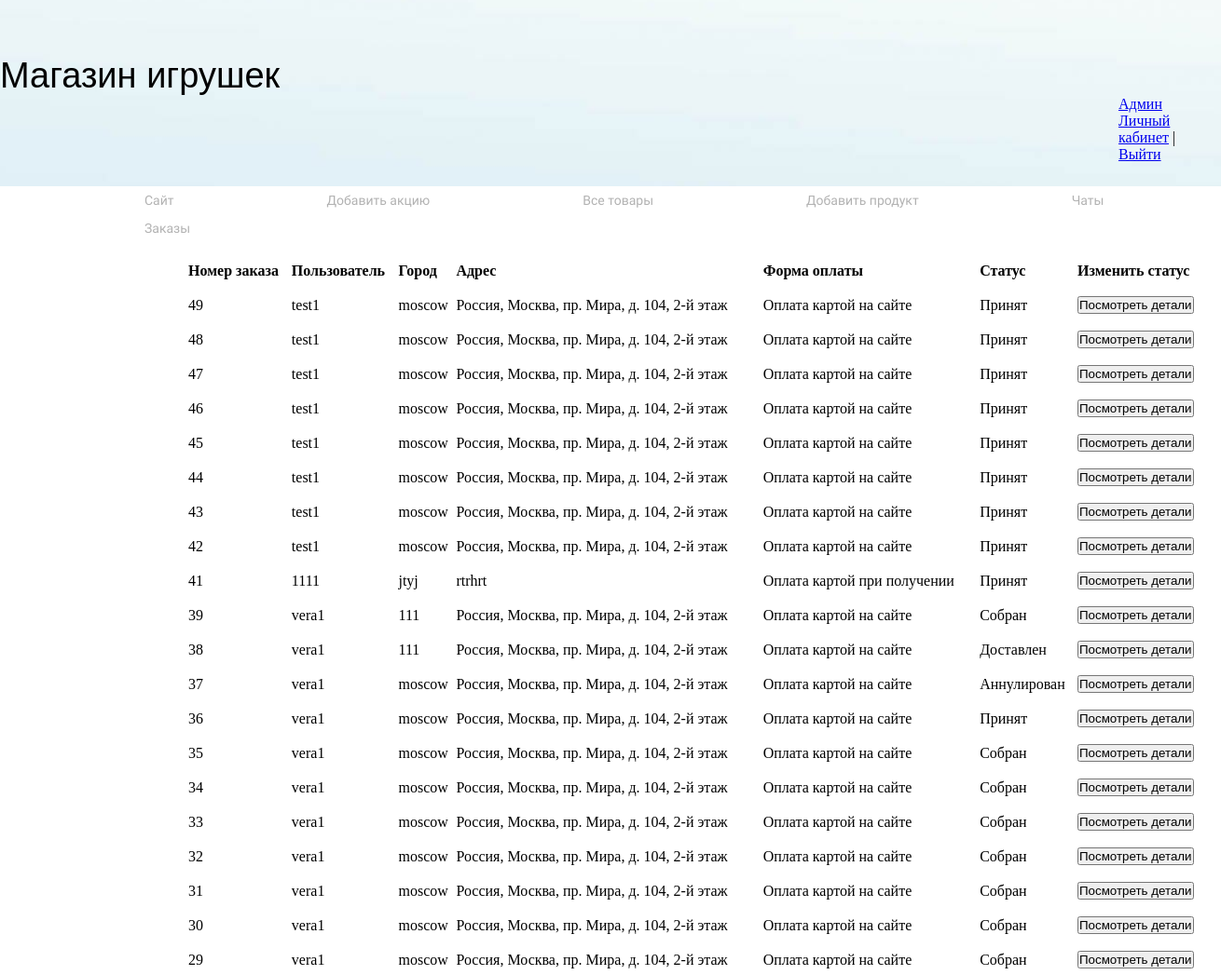
The page /admin_app/orders_list/ (signed in, upper part) on the database as committed earlier.
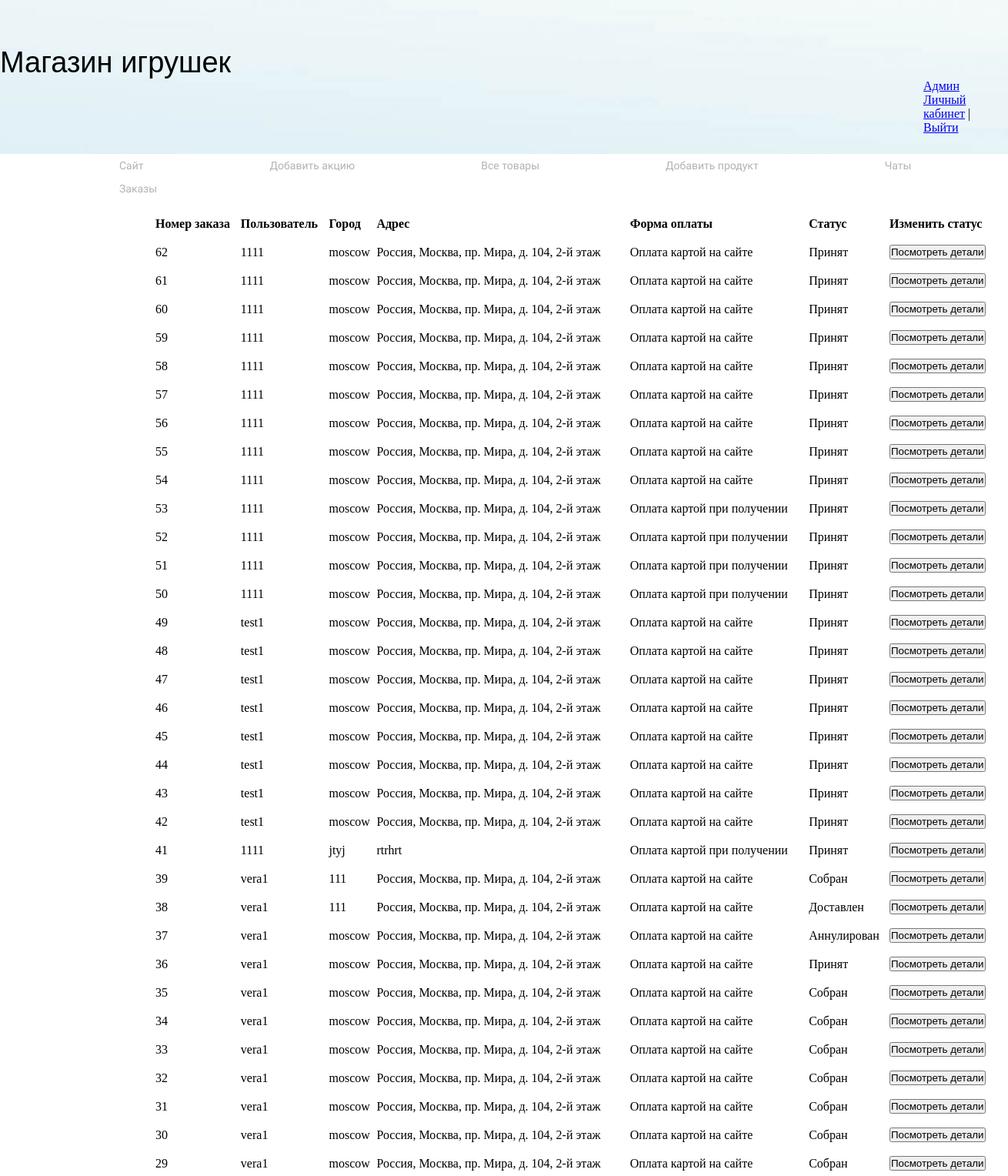
The same page on the database as committed later.
### orders/models.py (models this page shows, shortened)
class Order(models.Model):
    PAYMENT_METHOD = (
        ('1', 'Оплата картой на сайте'),
        ('2', 'Оплата картой при получении'),
        ('3', 'Оплата наличными при получении')
    )
    ORDER_STATUS = (
        ('1', 'Принят'),
        ('2', 'Собран'),
        ('3', 'Передан курьеру'),
        ('4', 'Доставлен'),
        ('5', 'Аннулирован')
    )
    user = models.ForeignKey('user.User', on_delete=models.CASCADE, verbose_name='Пользователь',
                             related_name="user_basket")
    address = models.CharField(max_length=250)
    city = models.CharField(max_length=100)
    created = models.DateTimeField(auto_now_add=True)
    paid = models.CharField('метод оплаты', max_length=100, choices=PAYMENT_METHOD, default='1')
    order_status = models.CharField('Статус Заказа', max_length=100, choices=ORDER_STATUS, default='1')
    class Meta:
        ordering = ('-created',)
        verbose_name = 'Заказ'
        verbose_name_plural = 'Заказы'

### user/models.py (models this page shows)
class User(AbstractUser):
    phone = models.CharField('телефон', validators=[phone_validator], max_length=13, unique=True)
    def __str__(self):
        return self.username

### admin_app/views.py (the view)
# urls.py: path('orders_list/', views.orders_list, name='orders_list'),
@login_required
def orders_list(request):
    if request.user.is_superuser:
        order_list = Order.objects.all()
        return render(request, 'admin_app/orders_list.html',
                      {'order_list': order_list})
    else:
        return redirect('shop:title')

### cart/context_processors.py (called while the page is built)
def cart(request):
    return {'cart': Cart(request)}

### admin_app/templates/admin_app/orders_list.html (shortened to what this page needs)
{% extends "admin_app/base.html" %}
{% block content %}
<table class="cart">
    <thead>
      <tr class="spaceUnder">
        <th>Номер заказа</th>
        <th>Пользователь</th>
        <th>Город</th>
        <th>Адрес</th>
        <th>Форма оплаты</th>
        <th>Статус</th>
        <th>Изменить статус</th>
      </tr>
    </thead>
    <tbody>
    {% for order in order_list %}
    <tr class="spaceUnder">
        <td>{{order.id}}</td>
        <td>{{order.user}}</td>
        <td>{{order.city}}</td>
        <td>{{order.address}}</td>
        <td>{{ order.get_paid_display }}</td>
        <td>{{ order.get_order_status_display }}</td>
        <td><form action="{% url 'admin_app:order_detail' order.id %}">
        <button type="submit">Посмотреть детали</button>
        </form></td>
    </tr>
    {% endfor %}
    </tbody>
</table>
{% endblock %}

Rows that differ between the two databases and show on the page:
added Order: id "62", user "1111", city "moscow", address "Россия, Москва, пр. Мира, д. 104, 2-й этаж", paid "Оплата картой на сайте", order_status "Принят"
added Order: id "61", user "1111", city "moscow", address "Россия, Москва, пр. Мира, д. 104, 2-й этаж", paid "Оплата картой на сайте", order_status "Принят"
added Order: id "60", user "1111", city "moscow", address "Россия, Москва, пр. Мира, д. 104, 2-й этаж", paid "Оплата картой на сайте", order_status "Принят"
added Order: id "59", user "1111", city "moscow", address "Россия, Москва, пр. Мира, д. 104, 2-й этаж", paid "Оплата картой на сайте", order_status "Принят"
added Order: id "58", user "1111", city "moscow", address "Россия, Москва, пр. Мира, д. 104, 2-й этаж", paid "Оплата картой на сайте", order_status "Принят"
added Order: id "57", user "1111", city "moscow", address "Россия, Москва, пр. Мира, д. 104, 2-й этаж", paid "Оплата картой на сайте", order_status "Принят"
added Order: id "56", user "1111", city "moscow", address "Россия, Москва, пр. Мира, д. 104, 2-й этаж", paid "Оплата картой на сайте", order_status "Принят"
added Order: id "55", user "1111", city "moscow", address "Россия, Москва, пр. Мира, д. 104, 2-й этаж", paid "Оплата картой на сайте", order_status "Принят"
added Order: id "54", user "1111", city "moscow", address "Россия, Москва, пр. Мира, д. 104, 2-й этаж", paid "Оплата картой на сайте", order_status "Принят"
added Order: id "53", user "1111", city "moscow", address "Россия, Москва, пр. Мира, д. 104, 2-й этаж", paid "Оплата картой при получении", order_status "Принят"
added Order: id "52", user "1111", city "moscow", address "Россия, Москва, пр. Мира, д. 104, 2-й этаж", paid "Оплата картой при получении", order_status "Принят"
added Order: id "51", user "1111", city "moscow", address "Россия, Москва, пр. Мира, д. 104, 2-й этаж", paid "Оплата картой при получении", order_status "Принят"
added Order: id "50", user "1111", city "moscow", address "Россия, Москва, пр. Мира, д. 104, 2-й этаж", paid "Оплата картой при получении", order_status "Принят"
